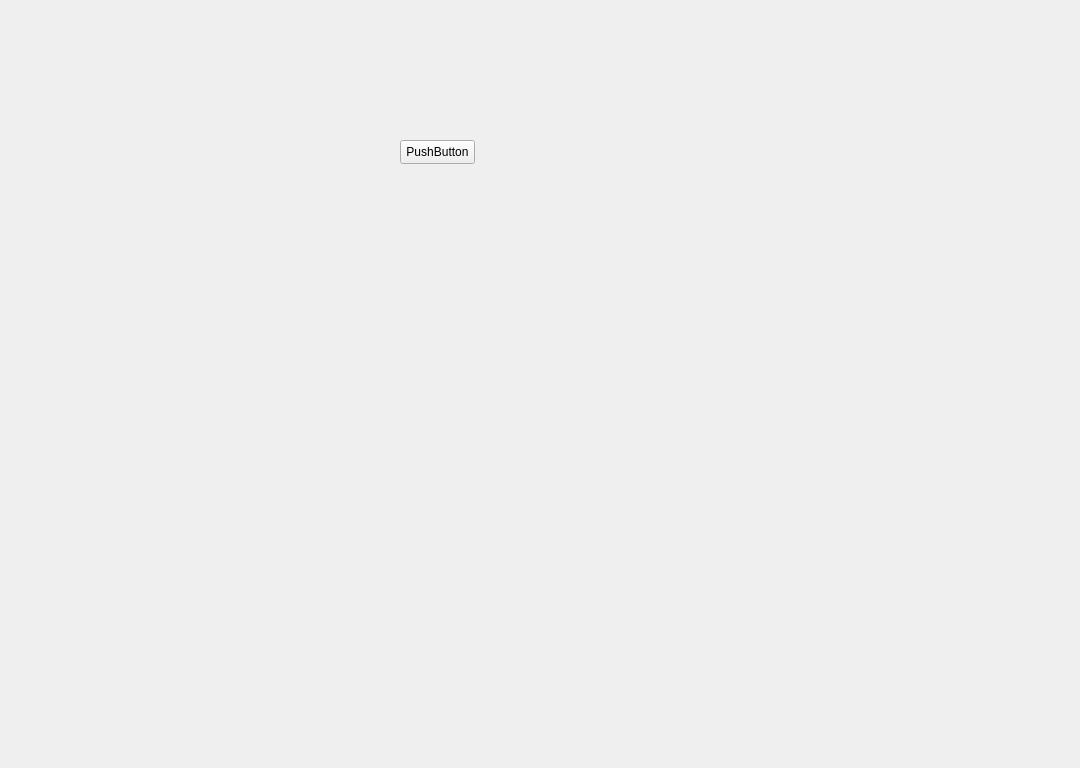
<?xml version="1.0" encoding="UTF-8"?>
<ui version="4.0">
 <class>Frame</class>
 <widget class="QFrame" name="Frame">
  <property name="geometry">
   <rect>
    <x>0</x>
    <y>0</y>
    <width>1080</width>
    <height>768</height>
   </rect>
  </property>
  <property name="windowTitle">
   <string>Frame</string>
  </property>
  <widget class="QPushButton" name="pushButton">
   <property name="geometry">
    <rect>
     <x>400</x>
     <y>140</y>
     <width>75</width>
     <height>24</height>
    </rect>
   </property>
   <property name="text">
    <string>PushButton</string>
   </property>
  </widget>
 </widget>
 <resources/>
 <connections/>
</ui>
